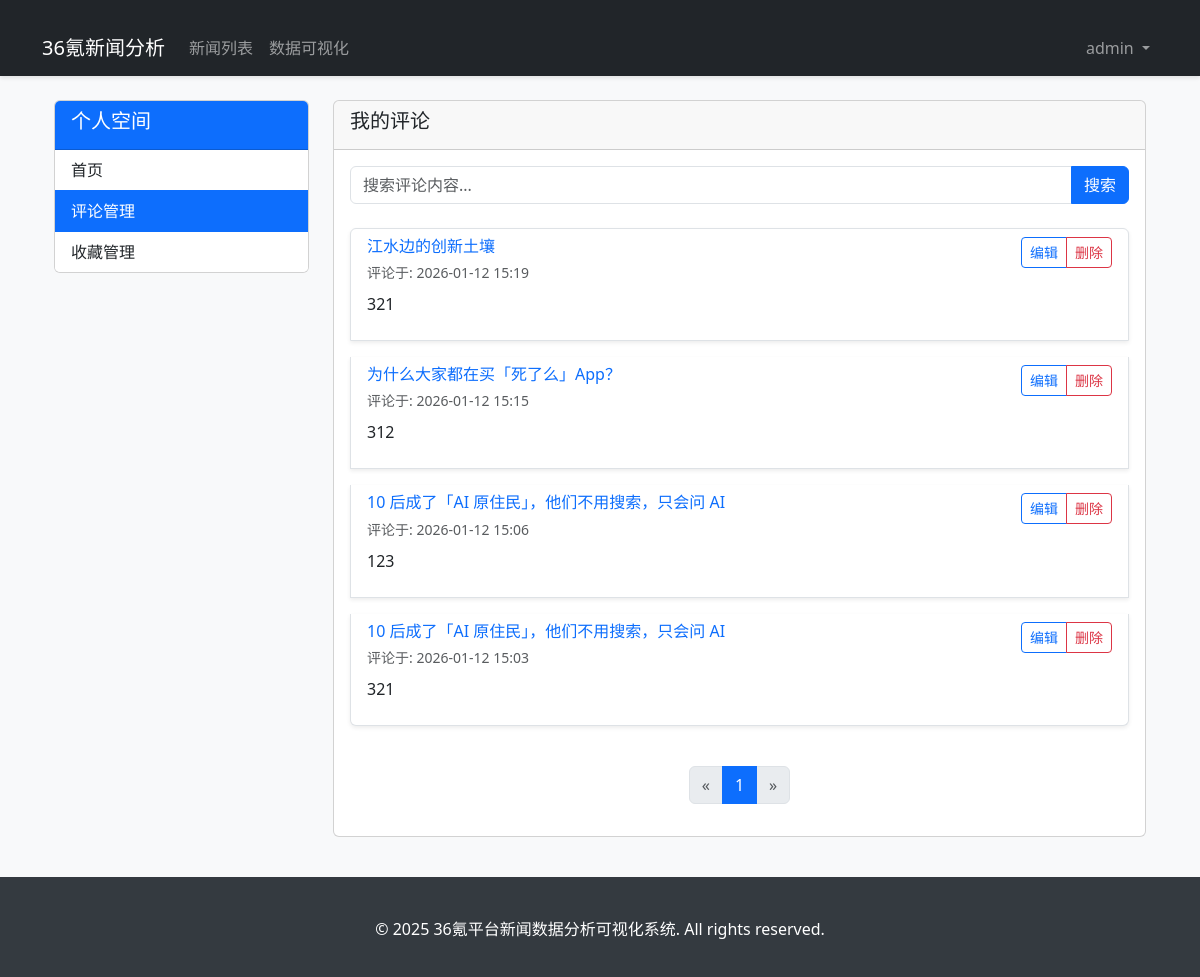
Page /profile/comments/ (signed in) on the committed database.
### news_analysis/models.py (models this page shows, shortened)
class Comment(models.Model):
    news = models.ForeignKey(News, on_delete=models.CASCADE, related_name='comments', verbose_name='关联新闻')
    user = models.ForeignKey(User, on_delete=models.CASCADE, related_name='comments', verbose_name='评论用户')
    content = models.TextField(verbose_name='评论内容')
    created_at = models.DateTimeField(auto_now_add=True, verbose_name='评论时间')
    updated_at = models.DateTimeField(auto_now=True, verbose_name='更新时间')
    parent = models.ForeignKey('self', null=True, blank=True, on_delete=models.CASCADE, related_name='replies', verbose_name='父评论')
    is_deleted = models.BooleanField(default=False, verbose_name='是否删除')
    class Meta:
        verbose_name = '评论'
        verbose_name_plural = '评论列表'
        ordering = ['-created_at']

class News(models.Model):
    title = models.CharField(max_length=255, verbose_name='新闻标题')
    content = models.TextField(verbose_name='新闻内容')
    publish_time = models.DateTimeField(verbose_name='发布时间')
    url = models.URLField(max_length=500, verbose_name='新闻链接', unique=True)
    platform = models.CharField(max_length=20, choices=PlatformChoice.choices, verbose_name='来源平台')
    source_id = models.CharField(max_length=100, verbose_name='平台内部ID', unique=True)
    author = models.CharField(max_length=100, blank=True, null=True, verbose_name='作者')
    read_count = models.IntegerField(default=0, verbose_name='阅读量')
    created_at = models.DateTimeField(auto_now_add=True, verbose_name='创建时间')
    updated_at = models.DateTimeField(auto_now=True, verbose_name='更新时间')
    is_valid = models.BooleanField(default=True, verbose_name='是否有效')
    class Meta:
        verbose_name = '新闻'
        verbose_name_plural = '新闻列表'
        ordering = ['-publish_time']

### news_analysis/views/profile_views.py (the view)
# urls.py: path('profile/comments/', profile_views.user_comments, name='user_comments'),
@login_required
def user_comments(request):
    search_query = request.GET.get('q', '')
    query = Q(user=request.user, is_deleted=False)
    if search_query:
        query &= Q(content__icontains=search_query)
    comments = Comment.objects.filter(query).order_by('-created_at')
    paginator = Paginator(comments, 10)
    page = request.GET.get('page', 1)
    try:
        comments_page = paginator.page(page)
    except PageNotAnInteger:
        comments_page = paginator.page(1)
    except EmptyPage:
        comments_page = paginator.page(paginator.num_pages)
    return render(request, 'profile/comments.html', {
        'comments': comments_page,
        'search_query': search_query
    })

### templates/profile/comments.html (shortened to what this page needs)
{% extends 'base.html' %}
{% block content %}
<div class="container mt-4">
    <div class="row">
        <div class="col-md-3">
            <div class="card">
                <div class="card-header bg-primary text-white">
                    <h5>个人空间</h5>
                </div>
                <ul class="list-group list-group-flush">
                    <li class="list-group-item">
                        <a href="{% url 'profile' %}" class="text-dark text-decoration-none">首页</a>
                    </li>
                    <li class="list-group-item active">
                        <a href="{% url 'user_comments' %}" class="text-white text-decoration-none">评论管理</a>
                    </li>
                    <li class="list-group-item">
                        <a href="{% url 'user_collections' %}" class="text-dark text-decoration-none">收藏管理</a>
                    </li>
                </ul>
            </div>
        </div>
        <div class="col-md-9">
            <div class="card">
                <div class="card-header">
                    <h5>我的评论</h5>
                </div>
                <div class="card-body">
                    <form method="get" action="{% url 'user_comments' %}" class="mb-4">
                        <div class="input-group">
                            <input type="text" class="form-control" placeholder="搜索评论内容..." name="q" value="{{ search_query }}">
                            <button type="submit" class="btn btn-primary">搜索</button>
                        </div>
                    </form>
                    {% if comments %}
                        <ul class="list-group">
                            {% for comment in comments %}
                                <li class="list-group-item mb-3 shadow-sm">
                                    <div class="d-flex justify-content-between align-items-start">
                                        <div>
                                            <h6 class="mb-1">
                                                <a href="{% url 'news_detail' comment.news.id %}" class="text-primary text-decoration-none">
                                                    {{ comment.news.title|truncatechars:50 }}
                                                </a>
                                            </h6>
                                            <small class="text-muted">评论于: {{ comment.created_at|date:"Y-m-d H:i" }}</small>
                                        </div>
                                        <div class="btn-group">
                                            <a href="{% url 'edit_comment' comment.id %}" class="btn btn-sm btn-outline-primary">编辑</a>
                                            <a href="{% url 'delete_comment' comment.id %}" class="btn btn-sm btn-outline-danger" onclick="return confirm('确定要删除这条评论吗？')">删除</a>
                                        </div>
                                    </div>
                                    <div class="mt-2">
                                        <p>{{ comment.content }}</p>
                                    </div>
                                </li>
                            {% endfor %}
                        </ul>
                        <nav aria-label="Page navigation" class="mt-4">
                            <ul class="pagination justify-content-center">
                                {% if comments.has_previous %}
                                    <li class="page-item">
                                        <a class="page-link" href="?page={{ comments.previous_page_number }}{% if search_query %}&q={{ search_query }}{% endif %}" aria-label="Previous">
                                            <span aria-hidden="true">&laquo;</span>
                                        </a>
                                    </li>
                                {% else %}
                                    <li class="page-item disabled">
                                        <a class="page-link" href="#" aria-label="Previous">
                                            <span aria-hidden="true">&laquo;</span>
                                        </a>
                                    </li>
                                {% endif %}
                                {% for num in comments.paginator.page_range %}
                                    {% if comments.number == num %}
                                        <li class="page-item active"><a class="page-link" href="#">{{ num }}</a></li>
                                    {% else %}
                                        <li class="page-item"><a class="page-link" href="?page={{ num }}{% if search_query %}&q={{ search_query }}{% endif %}">{{ num }}</a></li>
                                    {% endif %}
                                {% endfor %}
                                {% if comments.has_next %}
                                    <li class="page-item">
                                        <a class="page-link" href="?page={{ comments.next_page_number }}{% if search_query %}&q={{ search_query }}{% endif %}" aria-label="Next">
                                            <span aria-hidden="true">&raquo;</span>
                                        </a>
                                    </li>
                                {% else %}
                                    <li class="page-item disabled">
                                        <a class="page-link" href="#" aria-label="Next">
                                            <span aria-hidden="true">&raquo;</span>
                                        </a>
                                    </li>
                                {% endif %}
                            </ul>
                        </nav>
                    {% else %}
                        <div class="text-center py-5">
                            <p class="text-muted">暂无评论{% if search_query %}，或者没有匹配的搜索结果{% endif %}。</p>
                        </div>
                    {% endif %}
                </div>
            </div>
        </div>
    </div>
</div>
{% endblock %}

### templates/base/base.html (shortened to what this page needs)
<!DOCTYPE html>
<html lang="zh-CN">
<head>
    <link href="https://cdn.jsdelivr.net/npm/bootstrap@5.3.0/dist/css/bootstrap.min.css" rel="stylesheet">
    <link href="https://cdn.jsdelivr.net/npm/bootstrap-icons@1.11.1/font/bootstrap-icons.css" rel="stylesheet">
</head>
<body>
    <nav class="navbar navbar-expand-lg navbar-dark bg-dark">
        <div class="container">
            <a class="navbar-brand" href="{% url 'home' %}">36氪新闻分析</a>
            <div class="collapse navbar-collapse" id="navbarNav">
                <ul class="navbar-nav me-auto">
                    <li class="nav-item">
                        <a class="nav-link" href="{% url 'news_list' %}">新闻列表</a>
                    </li>
                    <li class="nav-item">
                        <a class="nav-link" href="{% url 'dashboard' %}">数据可视化</a>
                    </li>
                </ul>
                <ul class="navbar-nav">
                    {% if user.is_authenticated %}
                        <li class="nav-item dropdown">
                            <a class="nav-link dropdown-toggle" href="#" role="button" data-bs-toggle="dropdown" aria-expanded="false">
                                {{ user.username }}
                            </a>
                        </li>
                    {% endif %}
                </ul>
            </div>
        </div>
    </nav>
    <div class="container">
        {% block content %}{% endblock %}
    </div>
    <footer class="footer text-center">
        <div class="container">
            <p>&copy; 2025 36氪平台新闻数据分析可视化系统. All rights reserved.</p>
        </div>
    </footer>
</body>
</html>

### templates/base/base.html (style rules this page uses)
body { background-color: #f8f9fa; }
.navbar { box-shadow: 0 2px 4px rgba(0,0,0,0.1); }
.container { margin-top: 20px; }
.footer { background-color: #343a40; color: white; padding: 20px 0; margin-top: 40px; }

### rows in the picture
Comment: news "江水边的创新土壤", created_at "2026-01-12 15:19", content "321"
Comment: news "为什么大家都在买「死了么」App？", created_at "2026-01-12 15:15", content "312"
Comment: news "10 后成了「AI 原住民」，他们不用搜索，只会问 AI", created_at "2026-01-12 15:06", content "123"
Comment: news "10 后成了「AI 原住民」，他们不用搜索，只会问 AI", created_at "2026-01-12 15:03", content "321"

### other values in the picture
{{ user.username }} "admin"
{{ num }} "1"
